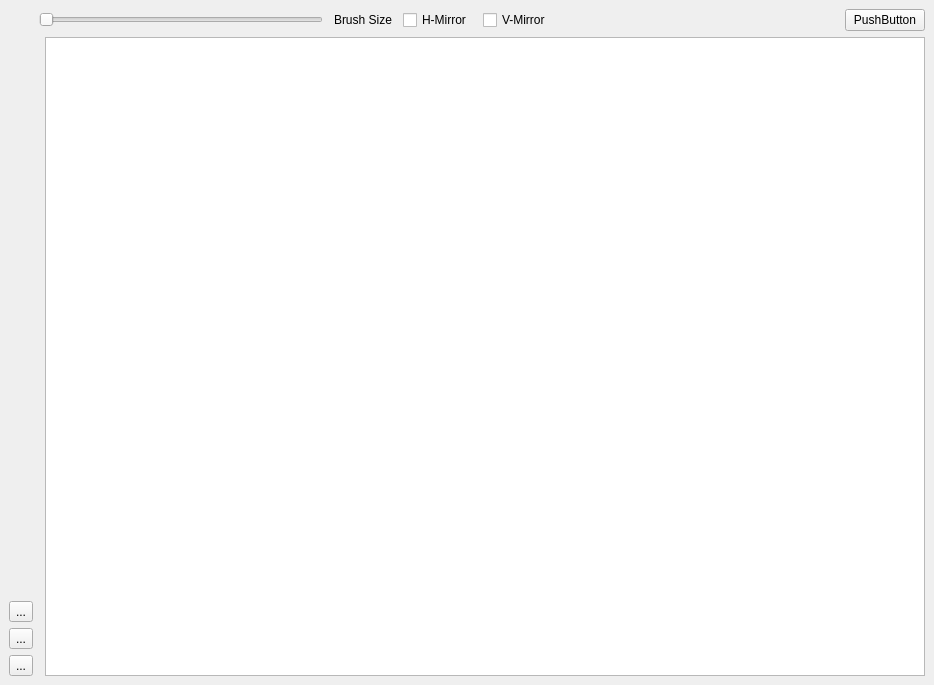
<?xml version="1.0" encoding="UTF-8"?>
<ui version="4.0">
 <class>MainWindow</class>
 <widget class="QMainWindow" name="MainWindow">
  <property name="geometry">
   <rect>
    <x>0</x>
    <y>0</y>
    <width>934</width>
    <height>685</height>
   </rect>
  </property>
  <property name="windowTitle">
   <string>MainWindow</string>
  </property>
  <widget class="QWidget" name="centralwidget">
   <layout class="QHBoxLayout" name="horizontalLayout_2">
    <item>
     <layout class="QVBoxLayout" name="verticalLayout_3">
      <item>
       <widget class="ColorWheel" name="colorWheel" native="true"/>
      </item>
      <item>
       <layout class="QVBoxLayout" name="verticalLayout">
        <item>
         <widget class="QToolButton" name="toolButton">
          <property name="text">
           <string>...</string>
          </property>
         </widget>
        </item>
        <item>
         <widget class="QToolButton" name="toolButton_2">
          <property name="text">
           <string>...</string>
          </property>
         </widget>
        </item>
        <item>
         <widget class="QToolButton" name="toolButton_3">
          <property name="text">
           <string>...</string>
          </property>
         </widget>
        </item>
       </layout>
      </item>
     </layout>
    </item>
    <item>
     <layout class="QVBoxLayout" name="verticalLayout_2">
      <item>
       <layout class="QHBoxLayout" name="horizontalLayout">
        <property name="spacing">
         <number>11</number>
        </property>
        <item>
         <widget class="QSlider" name="horizontalSlider">
          <property name="orientation">
           <enum>Qt::Horizontal</enum>
          </property>
         </widget>
        </item>
        <item>
         <widget class="QLabel" name="label">
          <property name="text">
           <string>Brush Size</string>
          </property>
         </widget>
        </item>
        <item>
         <widget class="QCheckBox" name="checkBox_2">
          <property name="text">
           <string>H-Mirror</string>
          </property>
         </widget>
        </item>
        <item>
         <widget class="QCheckBox" name="checkBox_3">
          <property name="text">
           <string>V-Mirror</string>
          </property>
         </widget>
        </item>
        <item>
         <spacer name="horizontalSpacer">
          <property name="orientation">
           <enum>Qt::Horizontal</enum>
          </property>
          <property name="sizeHint" stdset="0">
           <size>
            <width>20</width>
            <height>20</height>
           </size>
          </property>
         </spacer>
        </item>
        <item>
         <widget class="QPushButton" name="pushButton">
          <property name="text">
           <string>PushButton</string>
          </property>
         </widget>
        </item>
       </layout>
      </item>
      <item>
       <layout class="QHBoxLayout" name="MainLayout">
        <item>
         <widget class="ScribbleArea" name="paintArea" native="true"/>
        </item>
        <item>
         <widget class="QListWidget" name="layersContainer"/>
        </item>
       </layout>
      </item>
     </layout>
    </item>
   </layout>
  </widget>
  <widget class="QMenuBar" name="menubar">
   <property name="geometry">
    <rect>
     <x>0</x>
     <y>0</y>
     <width>934</width>
     <height>31</height>
    </rect>
   </property>
  </widget>
 </widget>
 <customwidgets>
  <customwidget>
   <class>ScribbleArea</class>
   <extends>QWidget</extends>
   <header>scribblearea.h</header>
   <container>1</container>
  </customwidget>
  <customwidget>
   <class>ColorWheel</class>
   <extends>QWidget</extends>
   <header>colorwheel.h</header>
   <container>1</container>
  </customwidget>
 </customwidgets>
 <resources/>
 <connections/>
</ui>
